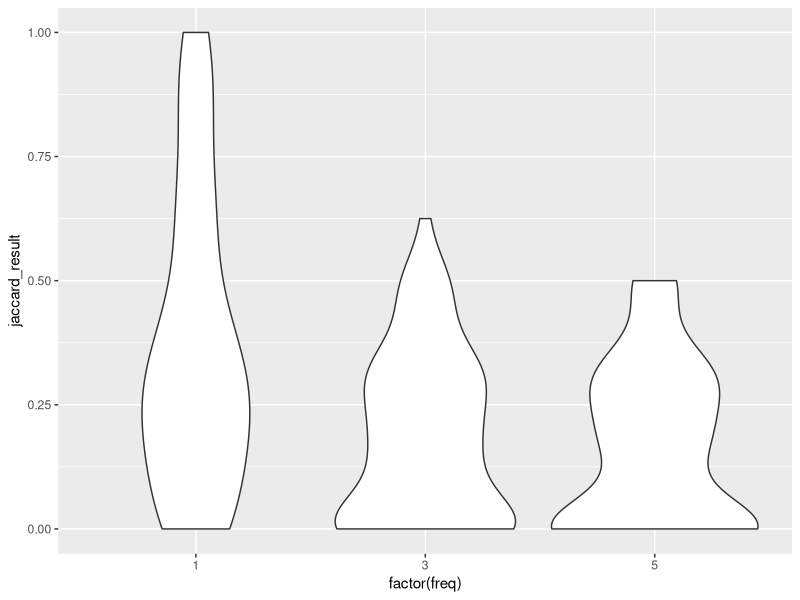
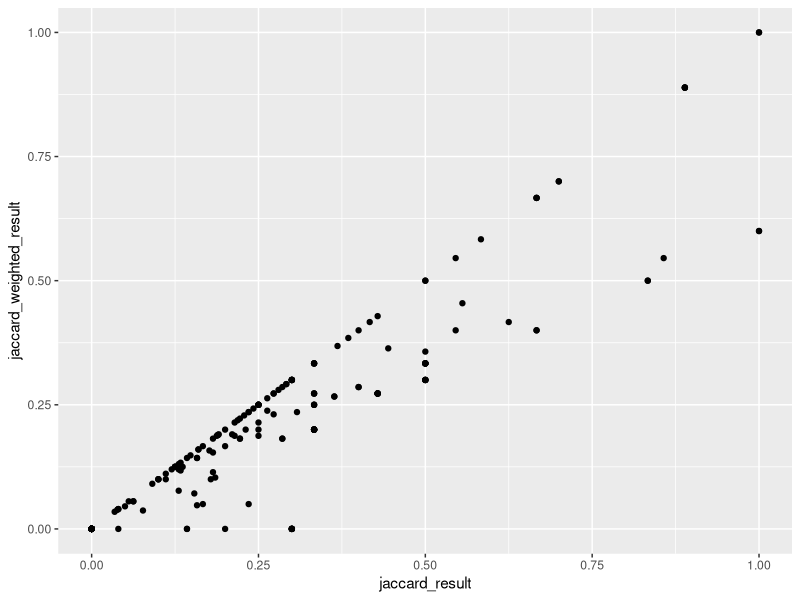
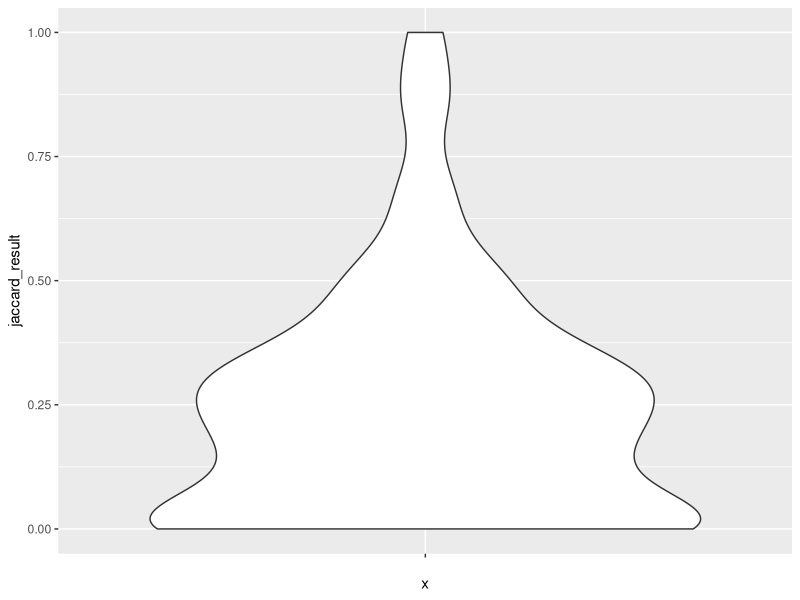
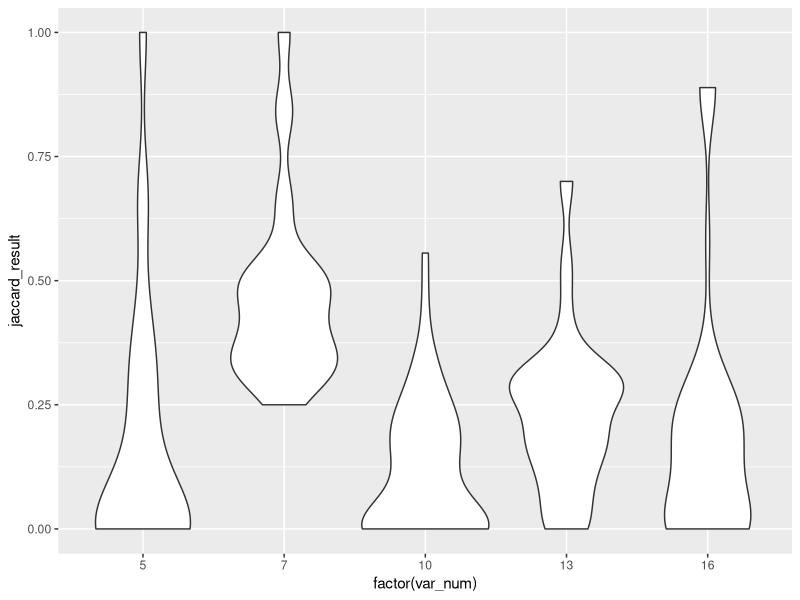
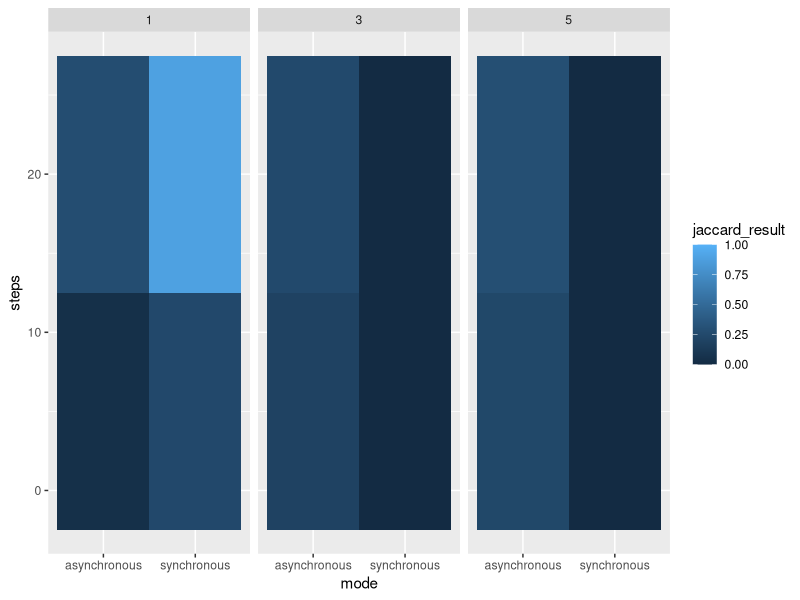
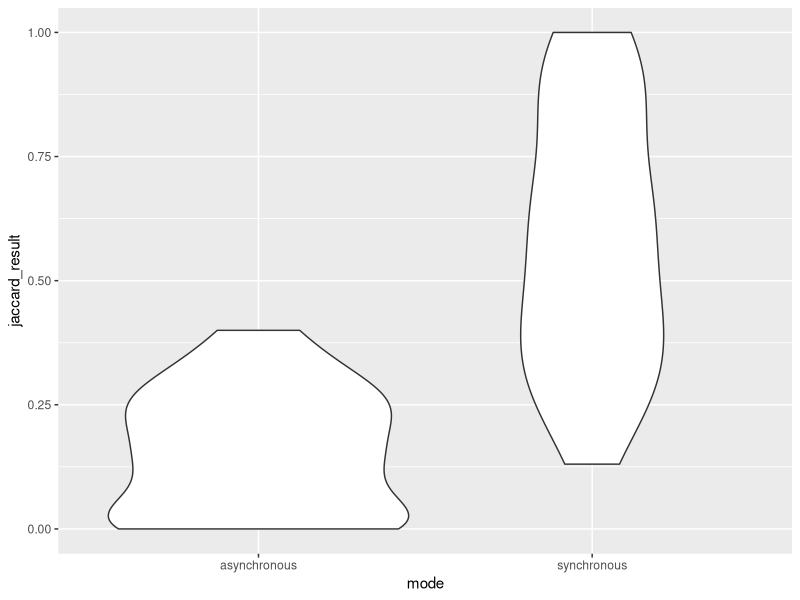
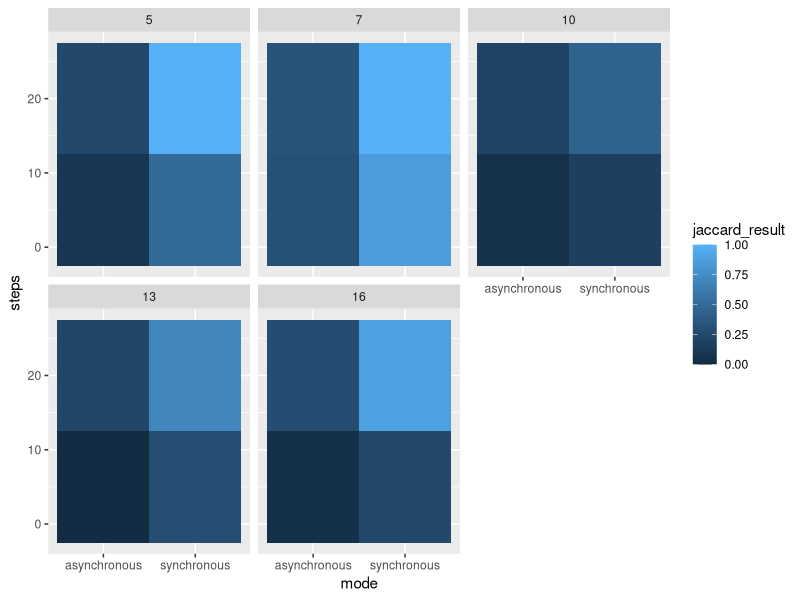

The R script that drew these images, in order:
## ---- chunk 1
knitr::opts_chunk$set(echo = TRUE)

#install.packages("here")
#install.packages("ggplot2")
#install.packages("dplyr")
#install.packages("fastDummies")


library(here)
library(ggplot2)
library(dplyr)
library(GGally)
library(fastDummies)
library(knitr)

data <- read.csv(here("task1", "all_data.csv"))

## ---- chunk 2
ggplot(data, aes(x=factor(freq), y=jaccard_result)) +
  geom_violin()
## ---- chunk 3
tst <- cor.test(data$freq, data$jaccard_result, method = "spearman")
tst
## ---- chunk 4
ggplot(data, aes(x=jaccard_result, y=jaccard_weighted_result)) + geom_point()
## ---- chunk 5
mean(data$jaccard_result == data$jaccard_weighted_result)
## ---- chunk 6
summary(data$jaccard_result)
## ---- chunk 7
kable(data %>% group_by(freq) %>% summarise(med=median(jaccard_result)))
## ---- chunk 8
ggplot(data, aes(x="", y=jaccard_result)) +
  geom_violin()
## ---- chunk 9
ggplot(data, aes(x=factor(var_num), y=jaccard_result)) +
  geom_violin()
## ---- chunk 10
cor.test(data$var_num, data$jaccard_result, method = "spearman")
## ---- chunk 11
ggplot(data, aes(x=mode,y=steps,fill=jaccard_result)) + geom_tile() + facet_wrap(~freq)
## ---- chunk 12
ggplot(data %>% filter(freq==1), aes(x=mode, y=jaccard_result)) +
  geom_violin()
## ---- chunk 13
ggplot(data %>% filter(freq==1), aes(x=mode,y=steps,fill=jaccard_result)) + geom_tile() +
    facet_wrap(~var_num)
## ---- chunk 14
data_with_dummies <- dummy_cols(data) %>% filter(freq==1)
linear_model <- lm(jaccard_result ~
                      var_num + steps + numtraj + attper + mode_asynchronous + score_type_BDE,
                      data_with_dummies)
summary(linear_model)
